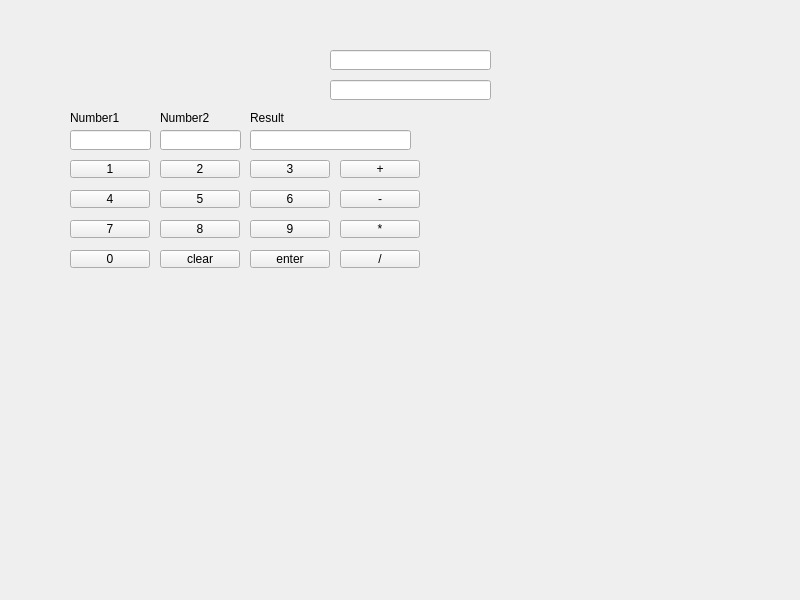
<?xml version="1.0" encoding="UTF-8"?>
<ui version="4.0">
 <class>MainWindow</class>
 <widget class="QMainWindow" name="MainWindow">
  <property name="geometry">
   <rect>
    <x>0</x>
    <y>0</y>
    <width>800</width>
    <height>600</height>
   </rect>
  </property>
  <property name="windowTitle">
   <string>MainWindow</string>
  </property>
  <widget class="QWidget" name="centralwidget">
   <widget class="QPushButton" name="N3">
    <property name="geometry">
     <rect>
      <x>250</x>
      <y>160</y>
      <width>80</width>
      <height>18</height>
     </rect>
    </property>
    <property name="text">
     <string>3</string>
    </property>
   </widget>
   <widget class="QPushButton" name="N6">
    <property name="geometry">
     <rect>
      <x>250</x>
      <y>190</y>
      <width>80</width>
      <height>18</height>
     </rect>
    </property>
    <property name="text">
     <string>6</string>
    </property>
   </widget>
   <widget class="QLineEdit" name="firstNumber">
    <property name="geometry">
     <rect>
      <x>70</x>
      <y>130</y>
      <width>81</width>
      <height>20</height>
     </rect>
    </property>
    <property name="autoFillBackground">
     <bool>false</bool>
    </property>
    <property name="readOnly">
     <bool>false</bool>
    </property>
    <property name="clearButtonEnabled">
     <bool>false</bool>
    </property>
   </widget>
   <widget class="QLineEdit" name="secondNumber">
    <property name="geometry">
     <rect>
      <x>160</x>
      <y>130</y>
      <width>81</width>
      <height>20</height>
     </rect>
    </property>
    <property name="autoFillBackground">
     <bool>false</bool>
    </property>
    <property name="readOnly">
     <bool>false</bool>
    </property>
   </widget>
   <widget class="QPushButton" name="N4">
    <property name="geometry">
     <rect>
      <x>70</x>
      <y>190</y>
      <width>80</width>
      <height>18</height>
     </rect>
    </property>
    <property name="text">
     <string>4</string>
    </property>
   </widget>
   <widget class="QPushButton" name="N1">
    <property name="geometry">
     <rect>
      <x>70</x>
      <y>160</y>
      <width>80</width>
      <height>18</height>
     </rect>
    </property>
    <property name="text">
     <string>1</string>
    </property>
   </widget>
   <widget class="QPushButton" name="N0">
    <property name="geometry">
     <rect>
      <x>70</x>
      <y>250</y>
      <width>80</width>
      <height>18</height>
     </rect>
    </property>
    <property name="text">
     <string>0</string>
    </property>
   </widget>
   <widget class="QPushButton" name="N7">
    <property name="geometry">
     <rect>
      <x>70</x>
      <y>220</y>
      <width>80</width>
      <height>18</height>
     </rect>
    </property>
    <property name="text">
     <string>7</string>
    </property>
   </widget>
   <widget class="QPushButton" name="N5">
    <property name="geometry">
     <rect>
      <x>160</x>
      <y>190</y>
      <width>80</width>
      <height>18</height>
     </rect>
    </property>
    <property name="text">
     <string>5</string>
    </property>
   </widget>
   <widget class="QPushButton" name="N2">
    <property name="geometry">
     <rect>
      <x>160</x>
      <y>160</y>
      <width>80</width>
      <height>18</height>
     </rect>
    </property>
    <property name="text">
     <string>2</string>
    </property>
   </widget>
   <widget class="QPushButton" name="clear">
    <property name="geometry">
     <rect>
      <x>160</x>
      <y>250</y>
      <width>80</width>
      <height>18</height>
     </rect>
    </property>
    <property name="text">
     <string>clear</string>
    </property>
   </widget>
   <widget class="QPushButton" name="N8">
    <property name="geometry">
     <rect>
      <x>160</x>
      <y>220</y>
      <width>80</width>
      <height>18</height>
     </rect>
    </property>
    <property name="text">
     <string>8</string>
    </property>
   </widget>
   <widget class="QPushButton" name="enter">
    <property name="geometry">
     <rect>
      <x>250</x>
      <y>250</y>
      <width>80</width>
      <height>18</height>
     </rect>
    </property>
    <property name="text">
     <string>enter</string>
    </property>
   </widget>
   <widget class="QPushButton" name="N9">
    <property name="geometry">
     <rect>
      <x>250</x>
      <y>220</y>
      <width>80</width>
      <height>18</height>
     </rect>
    </property>
    <property name="text">
     <string>9</string>
    </property>
   </widget>
   <widget class="QLineEdit" name="result">
    <property name="geometry">
     <rect>
      <x>250</x>
      <y>130</y>
      <width>161</width>
      <height>20</height>
     </rect>
    </property>
    <property name="autoFillBackground">
     <bool>false</bool>
    </property>
    <property name="readOnly">
     <bool>false</bool>
    </property>
   </widget>
   <widget class="QPushButton" name="multi">
    <property name="geometry">
     <rect>
      <x>340</x>
      <y>220</y>
      <width>80</width>
      <height>18</height>
     </rect>
    </property>
    <property name="text">
     <string>*</string>
    </property>
   </widget>
   <widget class="QPushButton" name="minus">
    <property name="geometry">
     <rect>
      <x>340</x>
      <y>190</y>
      <width>80</width>
      <height>18</height>
     </rect>
    </property>
    <property name="text">
     <string>-</string>
    </property>
   </widget>
   <widget class="QPushButton" name="plus">
    <property name="geometry">
     <rect>
      <x>340</x>
      <y>160</y>
      <width>80</width>
      <height>18</height>
     </rect>
    </property>
    <property name="text">
     <string>+</string>
    </property>
   </widget>
   <widget class="QPushButton" name="divide">
    <property name="geometry">
     <rect>
      <x>340</x>
      <y>250</y>
      <width>80</width>
      <height>18</height>
     </rect>
    </property>
    <property name="text">
     <string>/</string>
    </property>
   </widget>
   <widget class="QLabel" name="label">
    <property name="geometry">
     <rect>
      <x>70</x>
      <y>110</y>
      <width>61</width>
      <height>16</height>
     </rect>
    </property>
    <property name="text">
     <string>Number1</string>
    </property>
   </widget>
   <widget class="QLabel" name="label_2">
    <property name="geometry">
     <rect>
      <x>160</x>
      <y>110</y>
      <width>71</width>
      <height>16</height>
     </rect>
    </property>
    <property name="text">
     <string>Number2</string>
    </property>
   </widget>
   <widget class="QLabel" name="label_3">
    <property name="geometry">
     <rect>
      <x>250</x>
      <y>110</y>
      <width>61</width>
      <height>16</height>
     </rect>
    </property>
    <property name="text">
     <string>Result</string>
    </property>
   </widget>
   <widget class="QLineEdit" name="debug2">
    <property name="geometry">
     <rect>
      <x>330</x>
      <y>80</y>
      <width>161</width>
      <height>20</height>
     </rect>
    </property>
    <property name="autoFillBackground">
     <bool>false</bool>
    </property>
    <property name="readOnly">
     <bool>false</bool>
    </property>
   </widget>
   <widget class="QLineEdit" name="debug1">
    <property name="geometry">
     <rect>
      <x>330</x>
      <y>50</y>
      <width>161</width>
      <height>20</height>
     </rect>
    </property>
    <property name="autoFillBackground">
     <bool>false</bool>
    </property>
    <property name="readOnly">
     <bool>false</bool>
    </property>
   </widget>
  </widget>
 </widget>
 <resources/>
 <connections/>
</ui>
